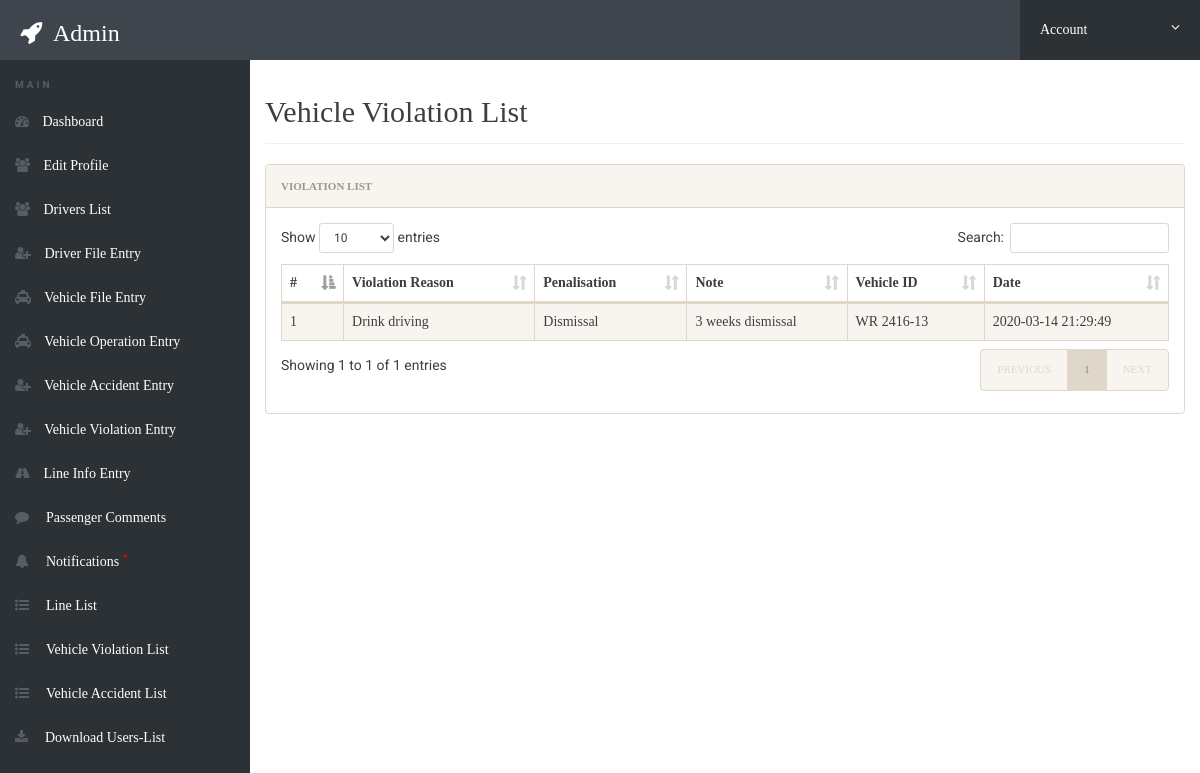
The page /admin/vehicle-violationList.php (signed in) on the database its author committed.
### tables this page shows
CREATE TABLE `vehicle_violation_record` (
  `vv_number` int(11) NOT NULL,
  `violation_reasons` varchar(150) NOT NULL,
  `penalisation` enum('Fine','Dismissal') NOT NULL,
  `Note_on_penalisation` varchar(50) NOT NULL,
  `date` timestamp NOT NULL DEFAULT CURRENT_TIMESTAMP,
  `vehicle_ID` varchar(10) NOT NULL
);

### admin/vehicle-violationList.php (the view, shortened to what this page needs)
<?php
include('includes/config.php');
if(strlen($_SESSION['alogin'])==0)
	{
header('location:index.php');
}
else{
 ?>
<!doctype html>
<html lang="en" class="no-js">
<head>
	<link rel="stylesheet" href="css/font-awesome.min.css">
	<link rel="stylesheet" href="css/bootstrap.min.css">
	<link rel="stylesheet" href="css/dataTables.bootstrap.min.css">
	<link rel="stylesheet" href="css/bootstrap-social.css">
	<link rel="stylesheet" href="css/bootstrap-select.css">
	<link rel="stylesheet" href="css/fileinput.min.css">
	<link rel="stylesheet" href="css/awesome-bootstrap-checkbox.css">
	<link rel="stylesheet" href="css/style.css">
</head>
<body>
	<?php include('includes/header.php');?>
	<div class="ts-main-content">
		<?php include('includes/leftbar.php');?>
		<div class="content-wrapper">
			<div class="container-fluid">
				<div class="row">
					<div class="col-md-12">
						<h2 class="page-title">Vehicle Violation List</h2>
						<div class="panel panel-default">
							<div class="panel-heading"><b>Violation List</b></div>
							<div class="panel-body">
								<table id="zctb" class="display table table-striped table-bordered table-hover table-responsive-md table-responsive-sm" cellspacing="0" width="100%">
									<thead>
										<tr>
										    <th>#</th>
								            <th>Violation Reason</th>
                                            <th>Penalisation</th>
                                            <th>Note</th>
                                            <th>Vehicle ID</th>
								            <th>Date</th>
										</tr>
									</thead>
									<tbody>
<?php
    $sql = "SELECT * FROM `vehicle_violation_record` order by date DESC ";
$results = @mysqli_query($conn, $sql);
$cnt=1;
if(mysqli_num_rows($results) > 0)
{
foreach($results as $result)
{				?>
										<tr>
											<td><?php echo htmlentities($cnt);?></td>
                                            <td><?php echo htmlentities($result['violation_reasons']);?></td>
                                            <td><?php echo htmlentities($result['penalisation']);?></td>
                                            <td><?php echo htmlentities($result['Note_on_penalisation']);?></td>
                                            <td><?php echo htmlentities($result['vehicle_ID']);?></td>
                                            <td><?php echo htmlentities($result['date']);?></td>
										</tr>
										<?php $cnt=$cnt+1; }} ?>
									</tbody>
								</table>
							</div>
						</div>
					</div>
				</div>
			</div>
		</div>
	</div>
</body>
</html>
<?php } ?>

### admin/css/style.css (style rules this page uses)
html { font-size: 14px; }
@media only screen and (min-width: 480px) { html { font-size: 17px; } }
@media only screen and (min-width: 768px) { html { font-size: 14px; } }
body { font-size: 1em; }
.panel { overflow: hidden; }
.page-title { padding-bottom: 15px; margin-bottom: 20px; border-bottom: 1px solid #f0f0f0; }
.ts-main-content .content-wrapper { padding-top: 15px; margin-top: 60px; }
@media only screen and (min-width: 992px) { .ts-main-content .content-wrapper { margin-left: 250px; } }
.page-title { font-family: 'Mali', cursive; }
.panel-heading, td, tr, h5 { font-family: 'Lovers Quarrel', cursive; }

### rows shown on the page
vehicle_violation_record: violation_reasons "Drink driving", penalisation "Dismissal", Note_on_penalisation "3 weeks dismissal", vehicle_ID "WR 2416-13", date "2020-03-14 21:29:49"

### other values the page prints
$_SESSION['alogin'] "Admin"
